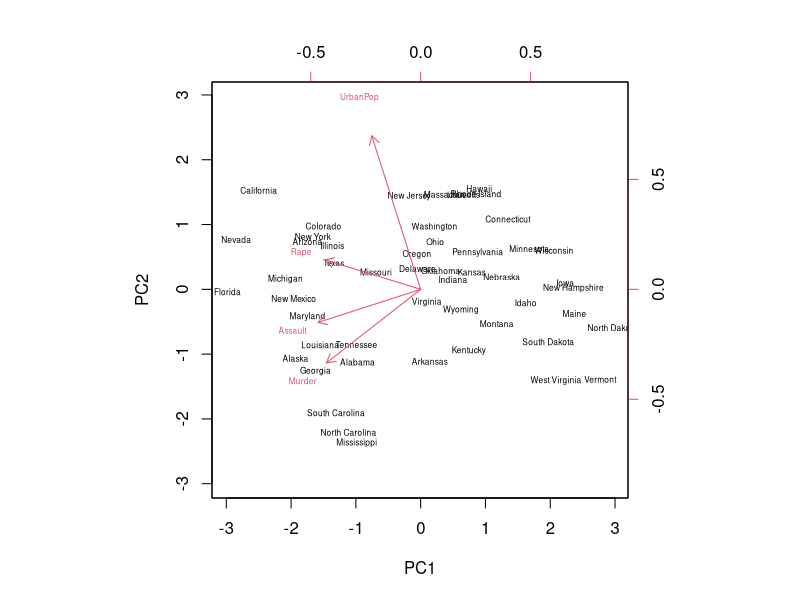
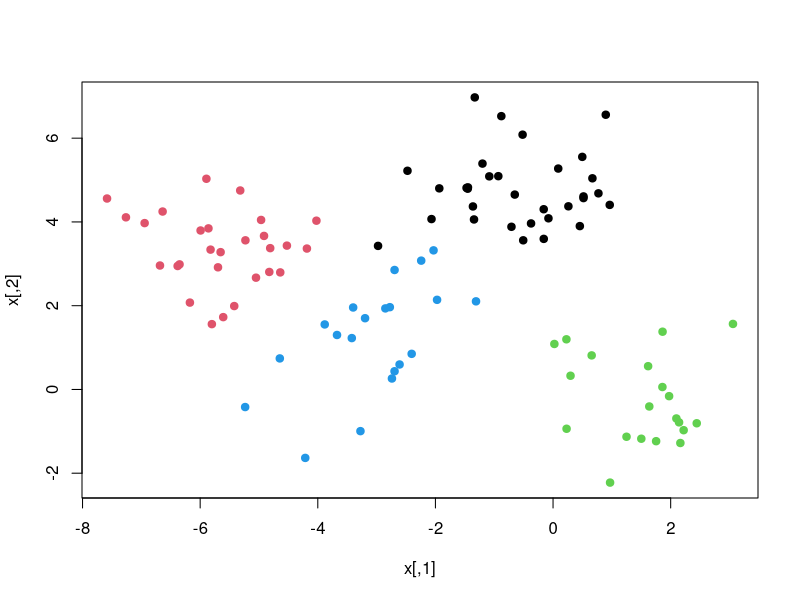
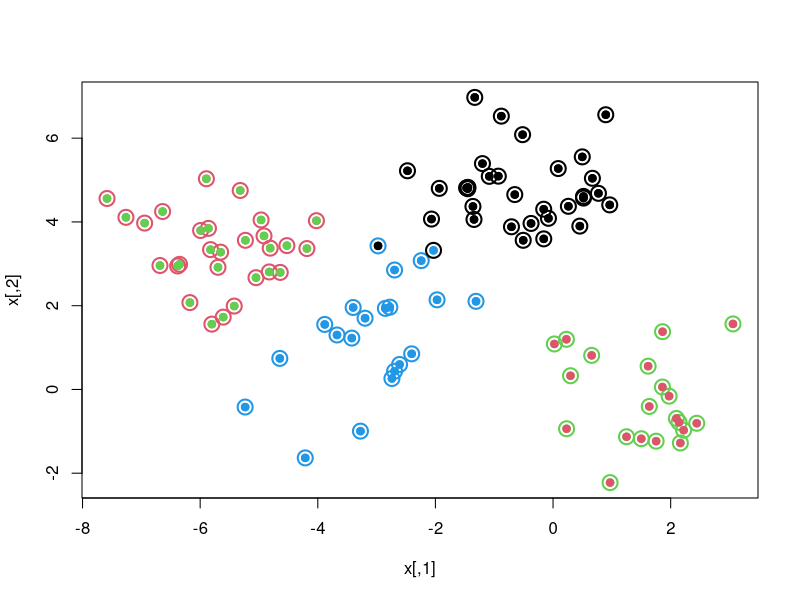
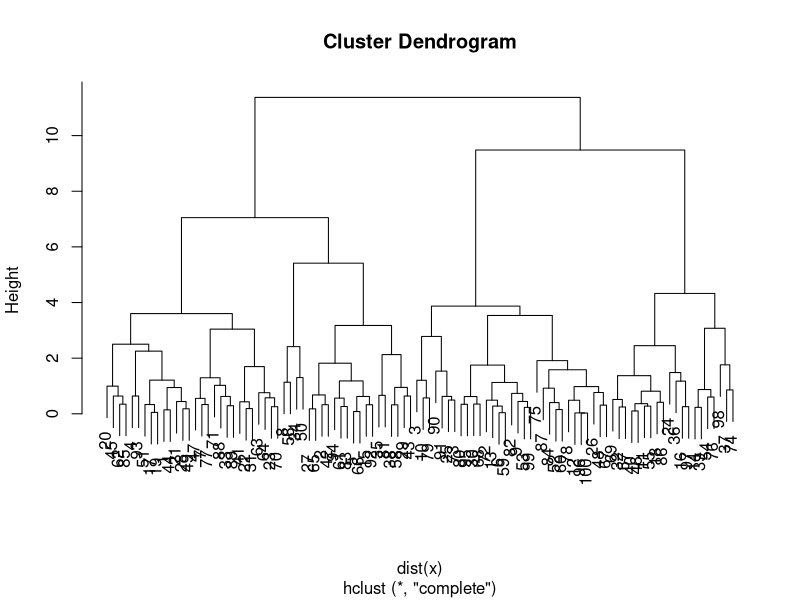
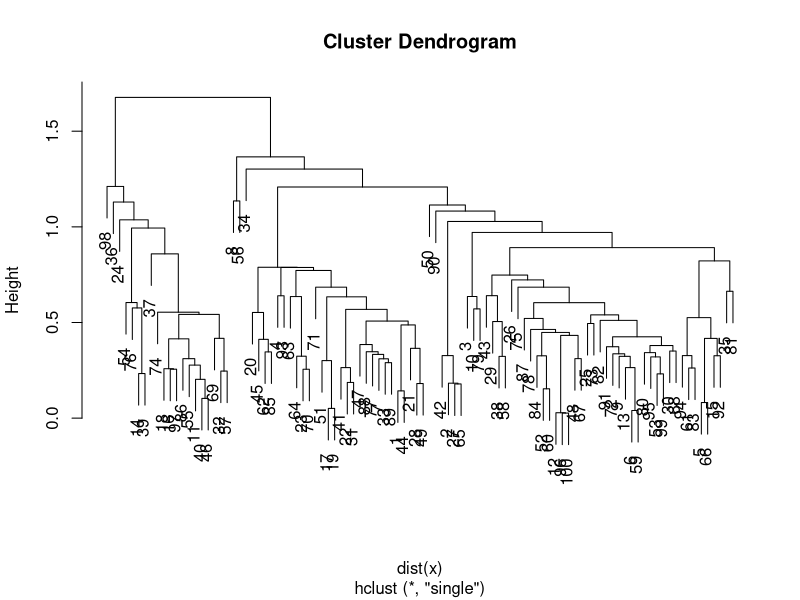
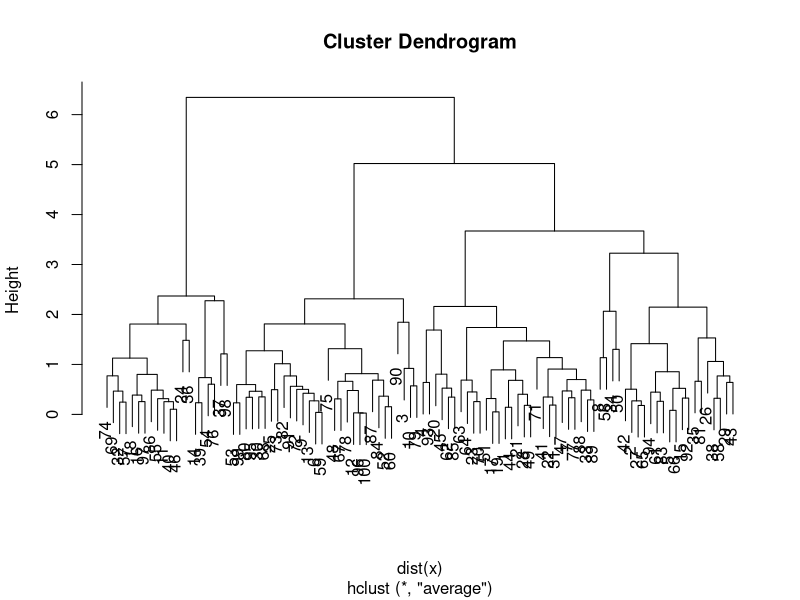
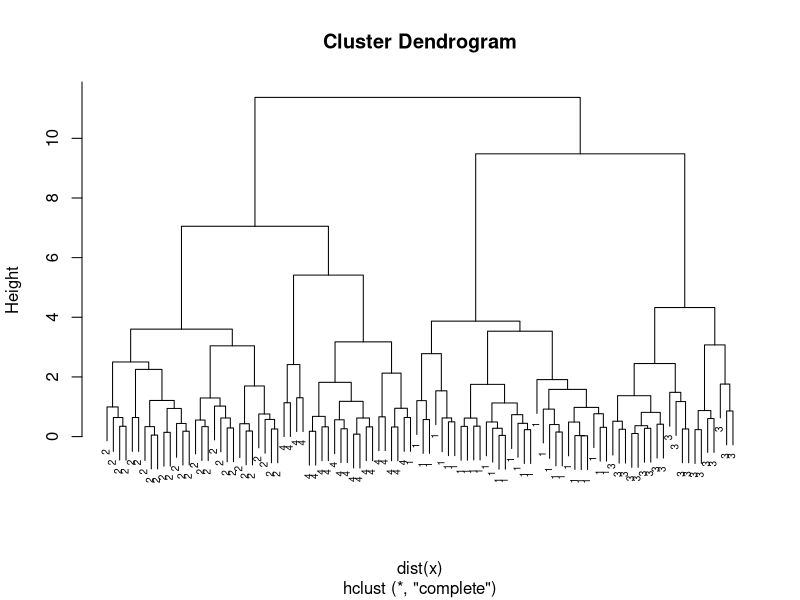

Generate these figures, in order, with R:
## ---- chunk 1
dimnames(USArrests)
apply(USArrests, 2, mean)
apply(USArrests, 2, var)
## ---- chunk 2
pca.out = prcomp(USArrests, scale = TRUE)
pca.out # rotation are the loadings
names(pca.out)
biplot(pca.out, scale = 0, cex=0.5)
# negative components by negative loadings >> positive
# pc1 determine by the three tipes of crimes
# pc2 determines by the population. 
## ---- chunk 3
set.seed(101)
x = matrix(rnorm(100*2), 100,2)
xmean = matrix(rnorm(8, sd = 4), 4, 2)
# which observations belong to which cluster
which = sample(1:4, 100, replace = TRUE)
x = x + xmean[which, ]
plot(x, col = which, pch = 19)
## ---- chunk 4
km.out = kmeans(x, 4, nstart = 15)
km.out
plot(x, col = km.out$cluster, cex = 2, pch=1, lwd=2)
points(x, col=which, pch = 19)
points(x, col=c(1,3,2,4)[which], pch=19)
## ---- chunk 5

hc.complete = hclust(dist(x), method = 'complete')
plot(hc.complete)
hc.single = hclust(dist(x), method = 'single')
plot(hc.single)
hc.average = hclust(dist(x), method = 'average')
plot(hc.average)

## ---- chunk 6
hc.cut = cutree(hc.complete, 4)
table(hc.cut, which)
table(hc.cut, km.out$cluster)
## ---- chunk 7
plot(hc.complete, labels = which, cex = 0.6)
